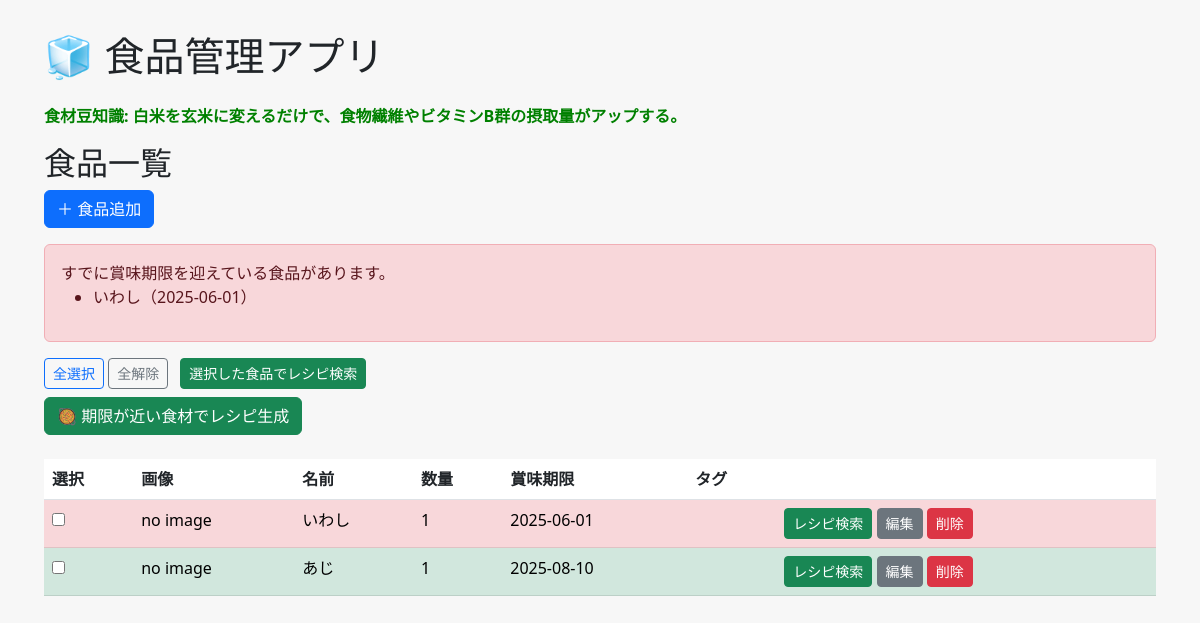
/, run on an earlier commit of the app's database.
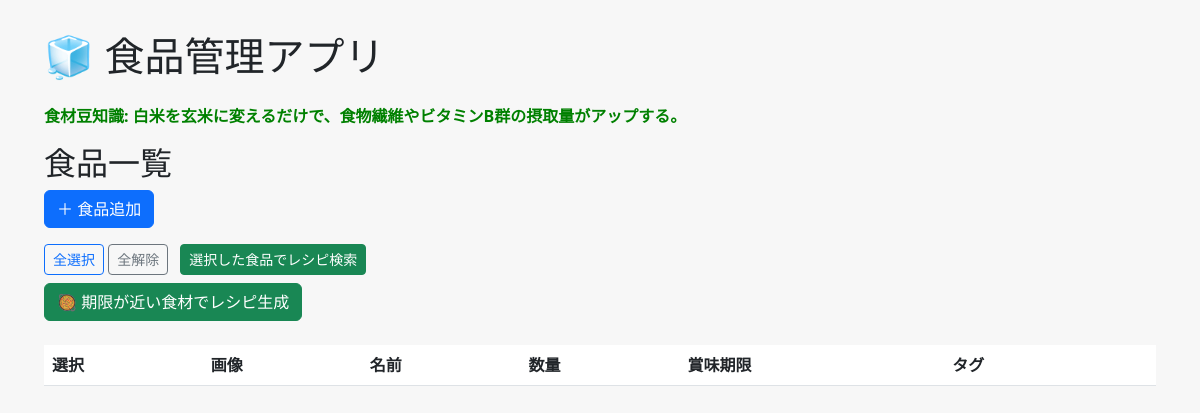
And on a later commit of the database.
### models.py (models this page shows)
class Food(db.Model):
    id = db.Column(db.Integer, primary_key=True)
    name = db.Column(db.String(100), nullable=False)
    quantity = db.Column(db.String(50))
    expiry_date = db.Column(db.Date, nullable=False)
    image_path = db.Column(db.String(200))
    tags = db.relationship('Tag', secondary=food_tags, backref=db.backref('foods', lazy='dynamic'))

### app.py (the view)
@app.route('/')
def index():
    foods = Food.query.order_by(Food.expiry_date).all()
    memo = Memo.query.first()
    today = datetime.today().date()
    days_before = 3
    notify_until = today + timedelta(days=days_before)
    notify_foods = Food.query.filter(
        and_(
            Food.expiry_date >= today,
            Food.expiry_date <= notify_until
        )
    ).order_by(Food.expiry_date).all()
    expired_foods = Food.query.filter(
        and_(
            Food.expiry_date < today
        )
    ).order_by(Food.expiry_date).all()
    tip = random.choice(TIPS)
    return render_template(
        'index.html',
        foods=foods,
        today=today,
        memo=memo,
        expired_foods=expired_foods,
        notify_foods=notify_foods,
        days_before=days_before,
        tip=tip
    )

### templates/index.html (shortened to what this page needs)
{% extends 'layout.html' %}
{% block content %}
<h2>食品一覧</h2>
<a href="{{ url_for('add') }}" class="btn btn-primary">＋ 食品追加</a>
{% if expired_foods %}
<div class="alert alert-danger mt-3">
  すでに賞味期限を迎えている食品があります。
  <ul>
    {% for food in expired_foods %}
    <li>{{ food.name }}（{{ food.expiry_date }}）</li>
    {% endfor %}
  </ul>
</div>
{% endif %}
<div class="mt-3">
  <button type="button" class="btn btn-sm btn-outline-primary" onclick="selectAll()">全選択</button>
  <button type="button" class="btn btn-sm btn-outline-secondary" onclick="deselectAll()">全解除</button>
  <button type="button" class="btn btn-sm btn-success ms-2" onclick="searchSelectedRecipes()">選択した食品でレシピ検索</button>
</div>
<a href="{{ url_for('generate_recipe') }}"
   class="btn btn-success my-2">
  🥘 期限が近い食材でレシピ生成
</a>
<table class="table mt-3">
  <thead>
    <tr>
      <th>選択</th>
      <th>画像</th>
      <th>名前</th>
      <th>数量</th>
      <th>賞味期限</th>
      <th>タグ</th>
      <th></th>
    </tr>
  </thead>
  <tbody>
    {% for food in foods %}
    {% set days_left = (food.expiry_date - today).days %}
    <tr class="{% if days_left < 0 %}table-danger{% elif days_left <= 3 %}table-warning{% else %}table-success{% endif %}">
      <td><input type="checkbox" name="selected_foods" value="{{ food.name }}"></td>
      <td>
        {% if food.image_path %}
        <br><img src="{{ url_for('static', filename='images/' + food.image_path.split('/')[-1]) }}"
          style="max-height:100px;">
        {% else %}
        no image
        {% endif %}
      </td>
      <td>{{ food.name }}</td>
      <td>{{ food.quantity }}</td>
      <td>{{ food.expiry_date }}</td>
      <td>
      </td>
      <td>
        <a href="https://www.google.com/search?q={{ food.name }}+レシピ" class="btn btn-sm btn-success"
          target="_blank">レシピ検索</a>
        <a href="{{ url_for('edit', id=food.id) }}" class="btn btn-sm btn-secondary">編集</a>
        <a href="{{ url_for('delete', id=food.id) }}" class="btn btn-sm btn-danger">削除</a>
      </td>
    </tr>
    {% endfor %}
  </tbody>
</table>
{% endblock %}

### templates/layout.html (shortened to what this page needs)
<!DOCTYPE html>
<html lang="ja">
<head>
    <link rel="stylesheet" href="https://cdn.jsdelivr.net/npm/bootstrap@5.3.0/dist/css/bootstrap.min.css">
</head>
<body>
    <div class="container">
        <h1 class="mb-4">🧊 食品管理アプリ</h1>
        {% if tip %}
        <p style="font-weight:bold; color:green;">食材豆知識: {{ tip }}</p>
        {% endif %}
        {% block content %}{% endblock %}
    </div>
</body>
</html>

### templates/layout.html (style rules this page uses)
body { padding: 2rem; background-color: #f7f7f7; }

What changed in the data, as far as the page shows it:
removed Food: name "いわし", expiry_date "2025-06-01", shows "no image", quantity "1"
removed Food: shows "no image", name "あじ", quantity "1", expiry_date "2025-08-10"
Also different on the page:
text no longer shown: "すでに賞味期限を迎えている食品があります。"
